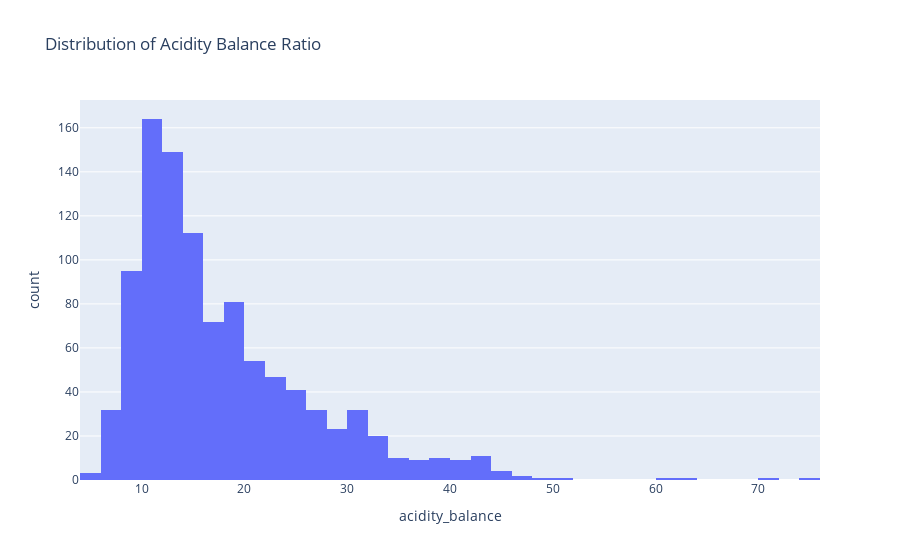

Notebook code cell kept with this figure:
### Markdown cell above
Insight:

- Alcohol positively correlates with quality.

- Volatile acidity negatively correlates with quality.

- Density inversely correlates with alcohol.

### Code cell
# Acidity Ratio Distribution
px.histogram(
    df,
    x="acidity_balance",
    nbins=50,
    title="Distribution of Acidity Balance Ratio"
)

### Figure 1 — Plotly figure (JSON) as saved in the notebook; plotly's stock layout.template omitted (floating-point values rounded to 4 significant figures; data arrays with more than 128 entries replaced by an {"elided": "..."} marker saying what was removed)
{"data": [{"bingroup": "x", "hovertemplate": "acidity_balance=%{x}<br>count=%{y}<extra></extra>", "legendgroup": "", "marker": {"color": "#636efa", "pattern": {"shape": ""}}, "name": "", "nbinsx": 50, "orientation": "v", "showlegend": false, "type": "histogram", "x": {"elided": "1018 float values"}, "xaxis": "x", "yaxis": "y"}], "layout": {"barmode": "relative", "legend": {"tracegroupgap": 0}, "title": {"text": "Distribution of Acidity Balance Ratio"}, "xaxis": {"anchor": "y", "domain": [0, 1], "title": {"text": "acidity_balance"}}, "yaxis": {"anchor": "x", "domain": [0, 1], "title": {"text": "count"}}}}
